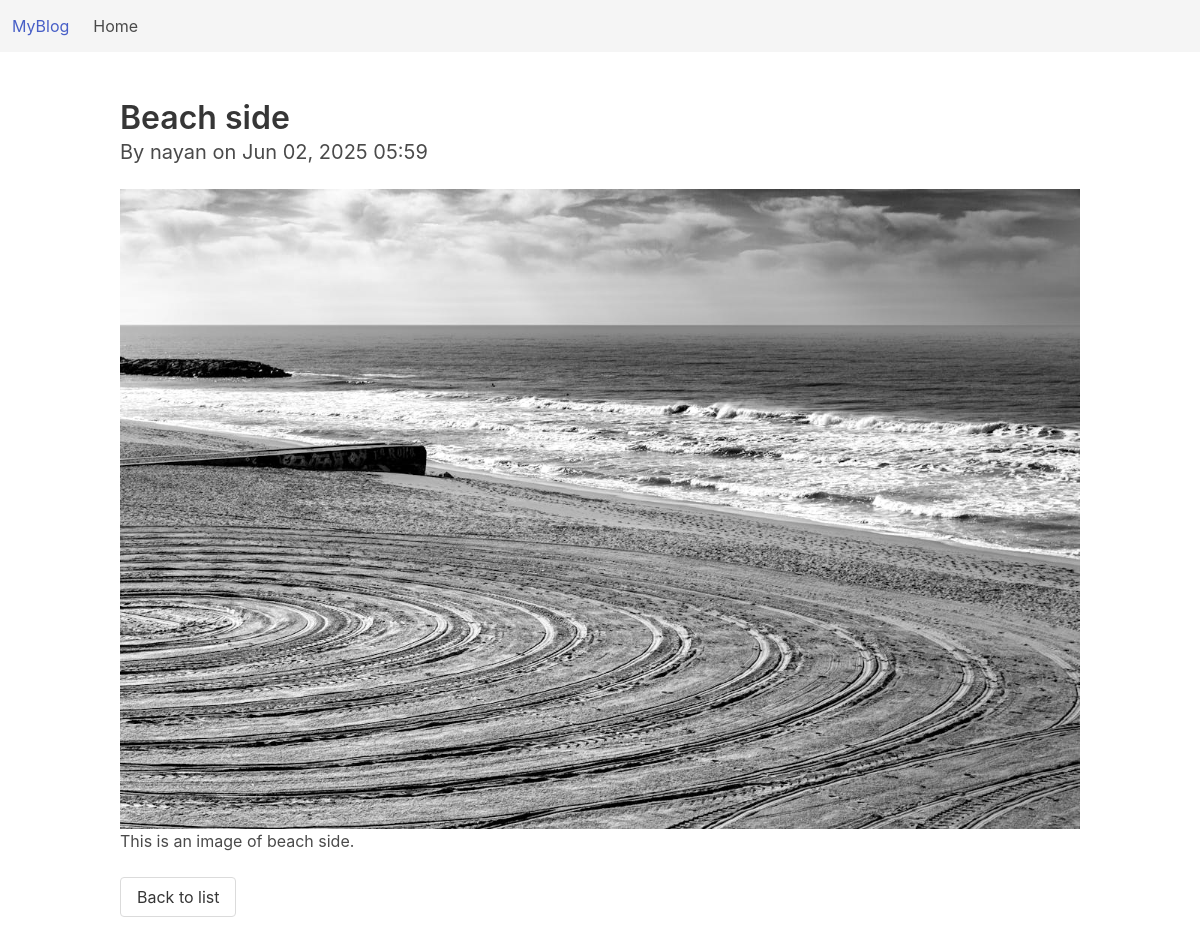
Page /article/3/ on the committed database.
### articles/models.py (models this page shows, shortened)
class Article(models.Model):
    title = models.CharField(max_length=200) # title of the article
    body = models.TextField() # body of the article
    published_date = models.DateTimeField(auto_now_add=True) # date when the article was published
    author = models.ForeignKey(User, on_delete=models.CASCADE) # author of the article
    is_draft = models.BooleanField(default=False) # whether the article is a draft or not
    featured_image = models.ImageField(upload_to='article_images/', blank=True, null=True)

### articles/views.py (the view)
# urls.py: path('article/<int:pk>/', views.ArticleDetailView.as_view(), name='article-detail'),
class ArticleDetailView(DetailView):
    model = Article
    template_name = 'articles/article_detail.html'  # default: <app>/<model>_detail.html

### articles/templates/articles/article_detail.html (shortened to what this page needs)
{% extends "base.html" %}
{% block content %}
  <h1 class="title">{{ object.title }}</h1>
  <p class="subtitle">
    By {{ object.author.username }} on {{ object.published_date|date:"M d, Y H:i" }}
  </p>
  {% if object.featured_image %}
  <figure class="image">
    <img src="{{ object.featured_image.url }}" alt="Featured image">
  </figure>
{% endif %}
  <div class="content">
    {{ object.body|linebreaks }}
  </div>
  <a class="button" href="{% url 'articles:article-list' %}">Back to list</a>
{% endblock %}

### rows in the picture
Article: title "Beach side", author.username "nayan", published_date "Jun 02, 2025 05:59", featured_image (picture), body "This is an image of beach side."
